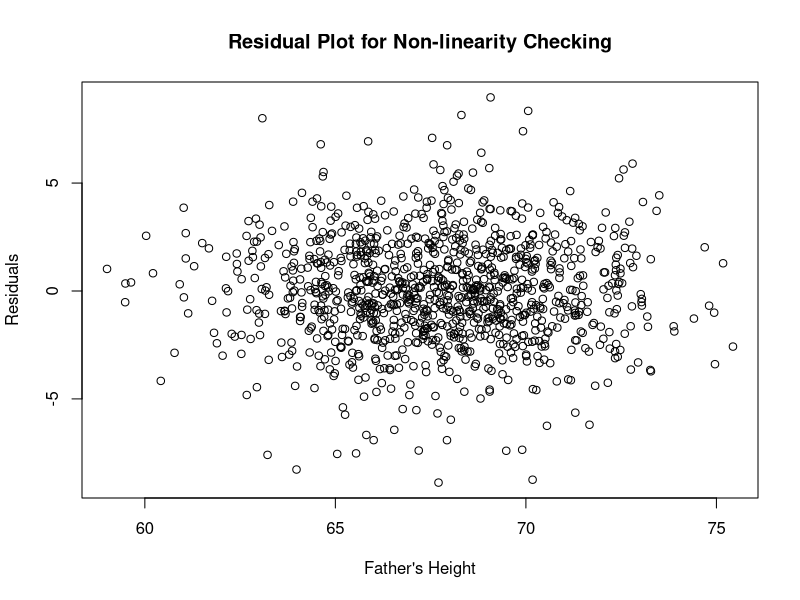
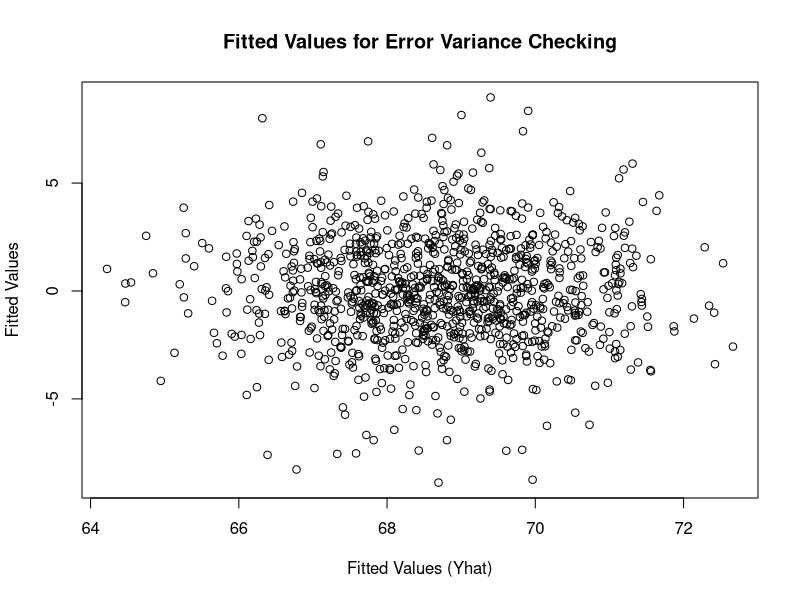
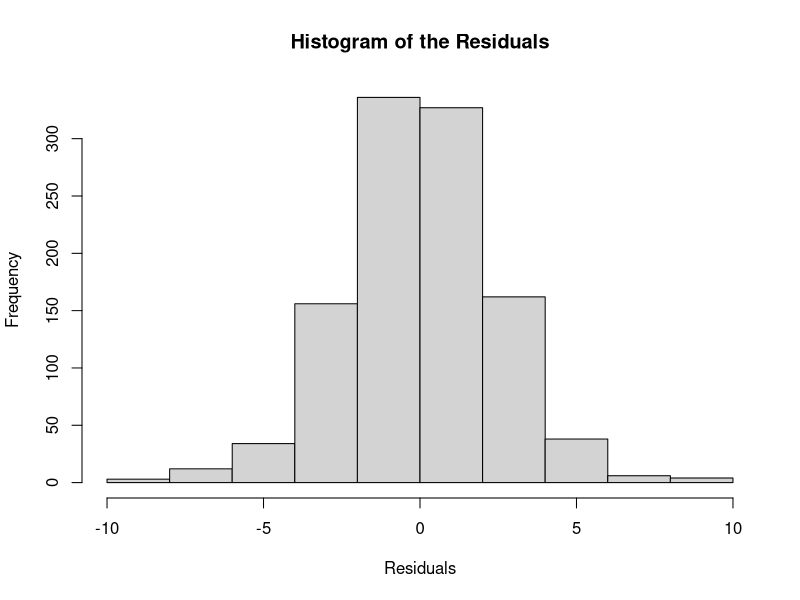
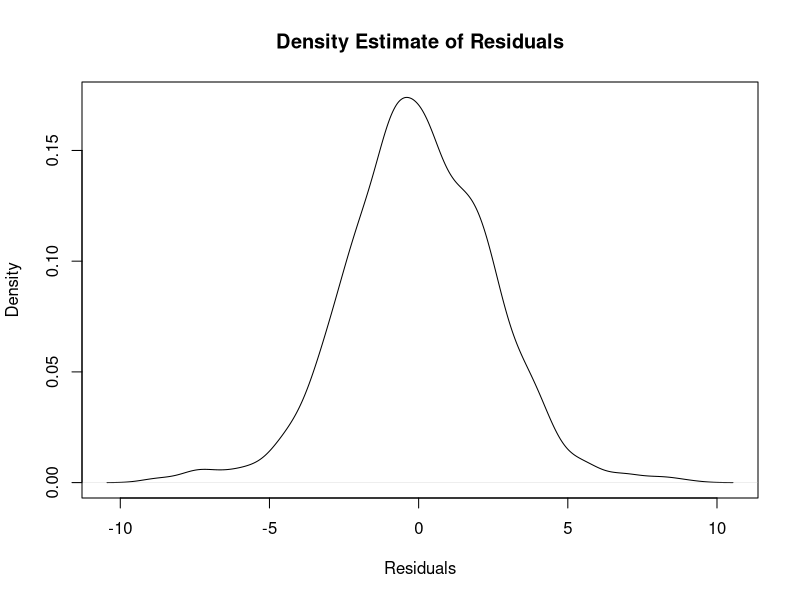
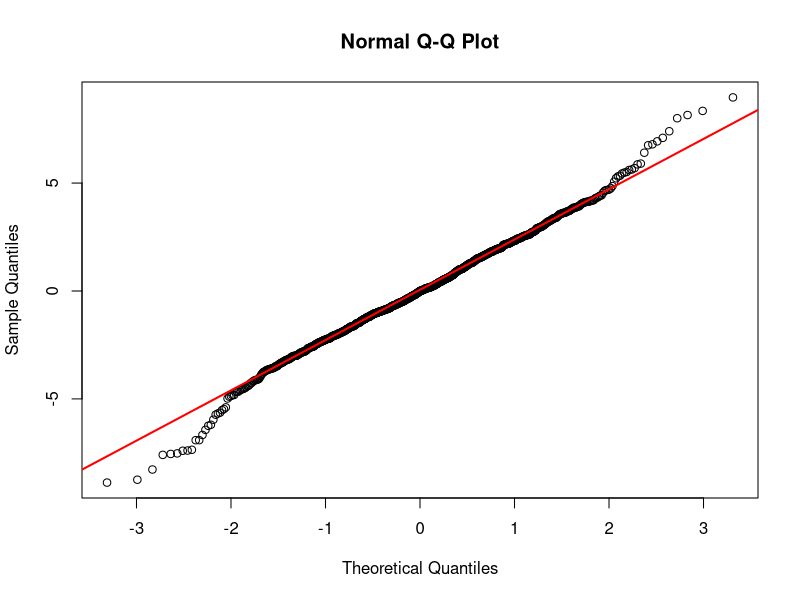
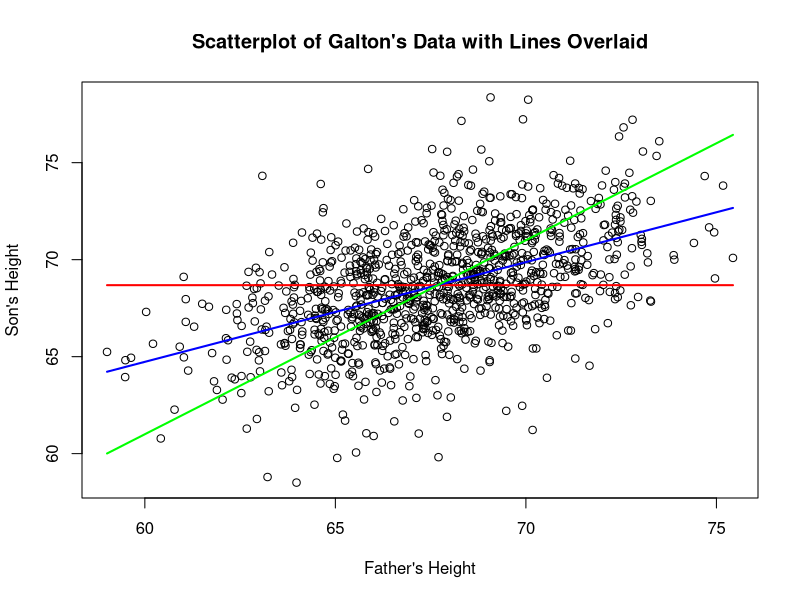

Here is the R script that generated these plots, in order:

##getwd()

data = read.table("Galton-Height-Data.txt",header=T)
class(data)

dim(data)
nrow(data)
ncol(data)

head(data)

y = data[,2]
x = data[,1]

lm.fit = lm(y~x)

summary(lm.fit)

resid = lm.fit$residuals
predict = lm.fit$fitted.values

### residual vs. x plot (to check for non-linearity) ##

plot(x, resid, xlab = "Father's Height", ylab = "Residuals", main = "Residual Plot for Non-linearity Checking")

### residual vs. yhat plot (to check for unequal error variances) ### 

plot(predict, resid, xlab = "Fitted Values (Yhat)", ylab = "Fitted Values", main = "Fitted Values for Error Variance Checking")

### The 3 plots to check for Normality assumption ###

hist(resid, xlab ="Residuals", main = "Histogram of the Residuals")

plot(density(resid), xlab = "Residuals", ylab = "Density", main = "Density Estimate of Residuals")

qqnorm(resid)
qqline(resid,col="RED",lwd=2)

### Reproducing the scatter plot seen at the beginning ###

plot(x,y,xlab = "Father's Height", ylab = "Son's Height", main = "Scatterplot of Galton's Data with Lines Overlaid")

points(x,rep(mean(y),length(x)),col="RED",type="l",lwd=2)

lines(x,predict,col="BLUE",lwd=2)

points(x,x+1,col="GREEN",type="l",lwd=2)


### Inference: conf. int for beta1 ###

confint(lm.fit, level=0.95)
confint(lm.fit, level=0.9)
confint(lm.fit)


### Inference: 95% confidence interval for E(Y|X = x0) at a given point X = x0 ###

predict(lm.fit, newdata = data.frame(x=75), interval="confidence", level=0.95)  ### NOTE: Here, the data.frame command is important and must be used with the original colname for the predictor (in this case that is simply "x")

### Inference: 95% prediction interval for Y at a given point X = x0 ###

predict(lm.fit, newdata = data.frame(x=75), interval="prediction", level=0.95)  ### NOTE: Here, the data.frame command is important and must be used with the original colname for the predictor (in this case that is simply "x")


### sample correlation coefficient between x and y, and the test for correlation coefficient ###

cor(x,y)

cor.test(x,y)

### One last thing: fitting lin. reg of Y vs. (1/x) or X^2 etc. ###

lm(y~1/x) ## Does NOT work! ##

### Solution 1 ### 

lm(y~I(1/x))

### Solution 2 ###

inv.x = 1/x
lm(y~inv.x)


### Same for x^2 as well ###

lm(y~x^2) ## Does NOT work ##

### Solution 1 ### 

lm(y~I(x^2))

### Solution 2 ### 

sq.x = x^2
lm(y~sq.x)





